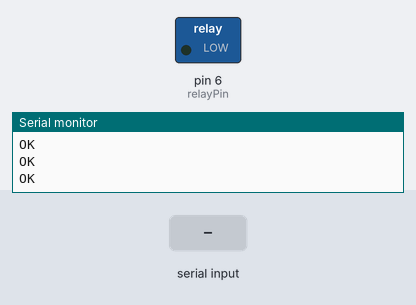
A sketch run on a simulated Arduino Uno, built with avr-gcc and run on an emulated ATmega328P. Shown: switched loads named in the sketch (green lamp = pin HIGH), the last lines printed to the serial monitor. The test bench sets the inputs (shaded band). The modem accepts every AT command (registered, SIM ready, sends succeed) and sends nothing else.

Above: at 6.2 s.
6.3 s: "a1" received over the second serial link
At 8.4 s:
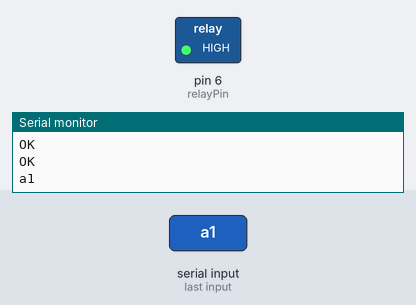
11.1 s: "a0" received over the second serial link
At 13.3 s:
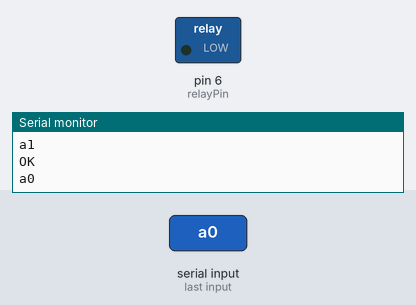
Timing chart, 0 to 14.8 s (numbered marks = the images above; inputs shaded):
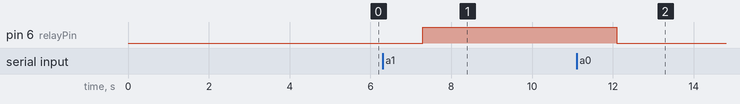

Measured:
- after the input at 6.3 s, pin 6 (relayPin): LOW → HIGH after 1.0 s
- after the input at 11.1 s, pin 6 (relayPin): HIGH → LOW after 1.0 s

The sketch:

lora_relay.ino
```cpp
/*************************************************************************************************
 *  Created By: Tauseef Ahmad
 *  Created On: 20 July, 2023
 *
 *  YouTube Video: https://youtu.be/390JbyaBIjg
 *  My Channel: https://www.youtube.com/@AhmadLogs
 ***********************************************************************************************/

#include <SoftwareSerial.h>
SoftwareSerial lora_serial(2, 3); // RX, TX

String FREQUENCY_BAND = "433000000";
String NETWORK_ID = "7";
String THIS_DEVICE = "2";
String OTHER_DEVICE = "1";

const int relayPin = 6;

bool relayState = false;

void setup() {
  Serial.begin(115200);
  delay(1000);
  lora_serial.begin(115200);
  delay(1000);

  pinMode(relayPin, OUTPUT);

  lora_serial.println("AT+BAND="+ FREQUENCY_BAND);
  delay(1000);
  lora_serial.println("AT+NETWORKID="+ NETWORK_ID);
  delay(1000);
  lora_serial.println("AT+ADDRESS="+ THIS_DEVICE);
  delay(1000);
}

void loop() {
  while (lora_serial.available()) {
    String data = lora_serial.readString();
    Serial.println(data);
    if(data.indexOf("a1") > 0) {
      digitalWrite(relayPin, HIGH);
      relayState = 1;
    } else if(data.indexOf("a0") > 0) {
      digitalWrite(relayPin, LOW);
      relayState = 0;
    }
  }

  static unsigned long previousTime = 0;
  if (millis() - previousTime >= 5000) {
    previousTime = millis();

    String command = (relayState == true) ? "a1" : "a0";
    lora_serial.println(
      "AT+SEND="+ OTHER_DEVICE+",2,"+ command);
  }
}
```
